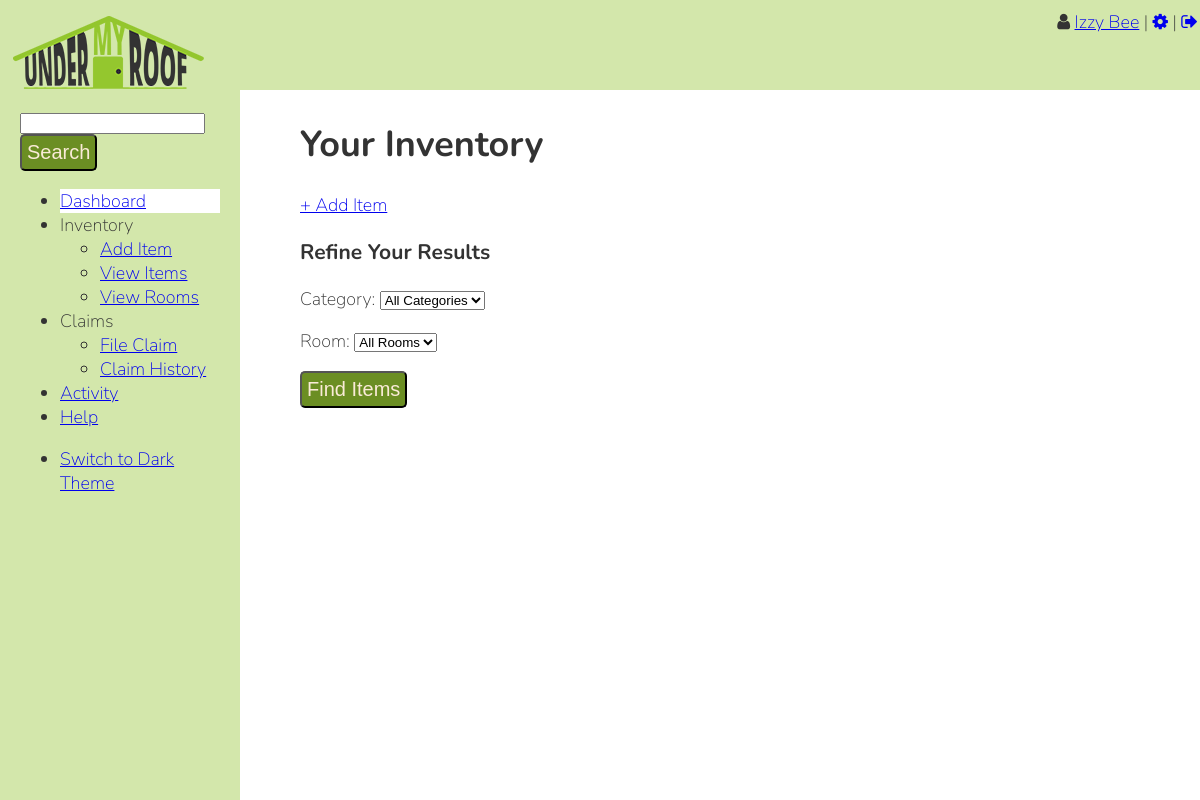
The page /inventory.php (signed in) on the database as committed earlier.
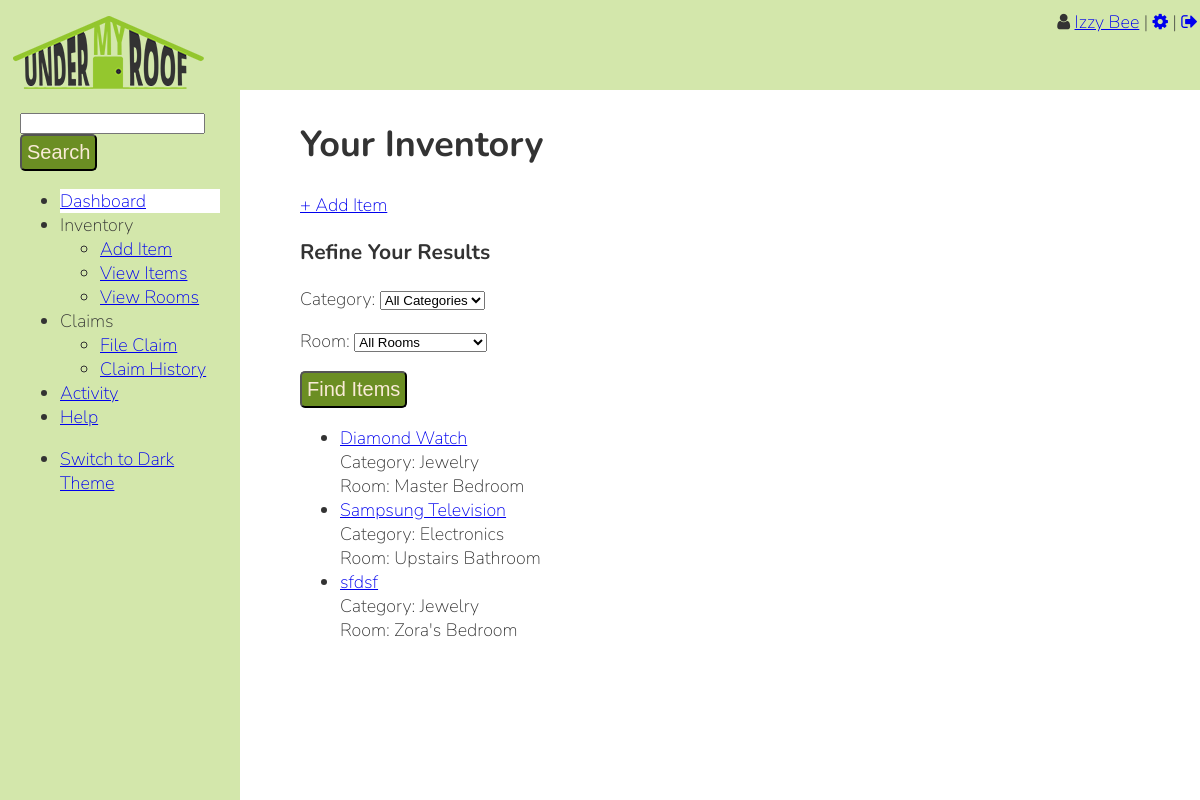
The same page on the database as committed later.
### tables this page shows
CREATE TABLE IF NOT EXISTS `items` (
  `id` int(11) NOT NULL,
  `user_id` int(7) DEFAULT NULL,
  `category` int(7) DEFAULT NULL,
  `room_id` int(7) DEFAULT NULL,
  `name` varchar(60) DEFAULT NULL,
  `purchase_date` varchar(60) DEFAULT NULL,
  `purchase_price` varchar(20) DEFAULT NULL,
  `declared_value` varchar(60) DEFAULT NULL,
  `notes` varchar(999) DEFAULT NULL,
  `upload_date` varchar(20) DEFAULT NULL,
  `updated` varchar(20) DEFAULT NULL,
  `in_trash` int(2) DEFAULT NULL
);

CREATE TABLE IF NOT EXISTS `item_category` (
  `id` int(11) NOT NULL,
  `name` varchar(60) NOT NULL
);

CREATE TABLE IF NOT EXISTS `rooms` (
  `id` int(11) NOT NULL,
  `name` varchar(60) NOT NULL,
  `notes` varchar(500) NOT NULL,
  `user_id` int(7) NOT NULL
);

### inc/functions.php (called while the page is built, shortened)
<?php ob_start();
function get_room_name($id){
    global $connection;
    $room_query  = "SELECT * FROM rooms WHERE id={$id}";
    $roomresult = mysqli_query($connection, $room_query);
    if($roomresult){
        $array=mysqli_fetch_assoc($roomresult);
        $name= $array['name'];
        return $name;
    }
}
function get_category_name($id){
    global $connection;
    $cat_query  = "SELECT * FROM item_category WHERE id={$id}";
    $catresult = mysqli_query($connection, $cat_query);
    if($catresult){
        $array=mysqli_fetch_assoc($catresult);
        $name= $array['name'];
        return $name;
    }
}
?>

### inventory.php (the view, shortened to what this page needs)
<?php include("inc/header.php"); ?>
<h1>Your Inventory</h1>
<a href="add_item.php">+ Add Item</a>
  <form method="POST">
      <h3>Refine Your Results</h3>
   <?php
    $item_query  = "SELECT * FROM items WHERE user_id={$_SESSION['user_id']} AND in_trash=0";
    $itemresult = mysqli_query($connection, $item_query);
    if($itemresult){
        echo "<p>Category:  <select name=\"category\">";
         echo "<option value=\"all\" >All Categories</option>";
        echo "</select></p>";
        }
?>
   <?php
            $room_query  = "SELECT * FROM rooms WHERE user_id={$_SESSION['user_id']}";
                $roomresult = mysqli_query($connection, $room_query);
                if($roomresult){
                    echo "<p>Room: <select name=\"room\">";
                    echo "<option value=\"all\" >All Rooms</option>";
                    echo "</select></p>";
                }
 ?>
     <input type="submit" value="Find Items" name="submit">
  </form>
  <?php
    if(isset($_POST['submit'])){
        if($room=$_POST['room']!=="all" && $category=$_POST['category']!=="all"){
            $room= $_POST['room'];
            $category=$_POST['category'];
            $room_name=get_room_name($room);
            $cat_name=get_category_name($room);
            echo "<h3>".$cat_name."items in ".$room_name."</h3>";
            $query  = "SELECT * FROM items WHERE user_id={$_SESSION['user_id']} AND room_id={$room} AND category={$category} AND in_trash=0";
        }
        if($room=$_POST['room']!=="all" && $category=$_POST['category']==="all"){
            $room= $_POST['room'];
            $room_name=get_room_name($room);
            echo "All items in ".$room_name;
            $query  = "SELECT * FROM items WHERE user_id={$_SESSION['user_id']} AND room_id={$room} AND in_trash=0";
        }
        if($room=$_POST['room']==="all" && $category=$_POST['category']!=="all"){
            $category=$_POST['category'];
            $cat_name=get_category_name($category);
            echo "All items in category: ".$cat_name;
            $query  = "SELECT * FROM items WHERE user_id={$_SESSION['user_id']} AND category={$category} AND in_trash=0";
        }
        if($room=$_POST['room']==="all" && $category=$_POST['category']==="all"){
            $query  = "SELECT * FROM items WHERE user_id={$_SESSION['user_id']} AND in_trash=0";
        }
    }else{
        $query  = "SELECT * FROM items WHERE user_id={$_SESSION['user_id']} AND in_trash=0";
    }
    $result = mysqli_query($connection, $query);
    if($result){
        echo "<ul>";
        foreach($result as $show){
            $id=$show['id'];
            $name=$show['name'];
            echo "<li><a href=\"item_details.php?id=".$id."\">".$name."</a></li>";
                $room_name=get_room_name($show['room_id']);
                $cat_name=get_category_name($show['category']);
                echo "Category: ".$cat_name."<br/>";
                echo "Room: ".$room_name;
            }
        echo "</ul>";
        }
 ?>
<?php include("inc/footer.php"); ?>

Rows that differ between the two databases and show on the page:
added items: name "Diamond Watch", category.name "Jewelry", room.name "Master Bedroom"
added items: name "Sampsung Television", category.name "Electronics", room.name "Upstairs Bathroom"
added items: name "sfdsf", category.name "Jewelry", room.name "Zora's Bedroom"
